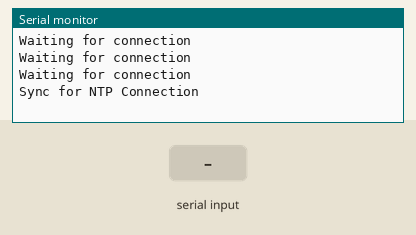
Bench run of a sketch on a simulated ESP8266 (NodeMCU). Parts: the last lines printed to the serial monitor. The inputs (shaded band) are chosen by the test bench. WiFi joins after 1.5 s; servers stay silent unless stated; uploads are accepted with an empty reply; the local clock reads 2024-03-15 10:24:30 at power-on unless the sketch sets it.

Above: at 2.9 s.
3.0 s: ";\n" received over Serial
At 4.5 s:
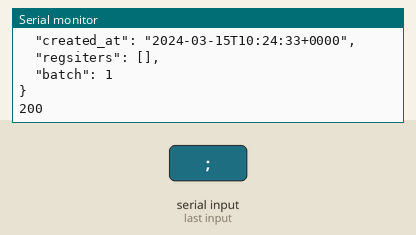
5.2 s: "1\n" received over Serial
At 6.16 s:
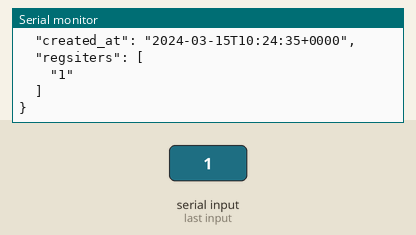

The sketch:

DataSender_HTTP_NTP_UART.ino
```cpp
#include <ESP8266WiFi.h>
#include <ESP8266HTTPClient.h>
#include <ArduinoJson.h>
#include <ezTime.h>
#include <SoftwareSerial.h>

//WiFi Credentials
String ssid = "HelioKraft";
String password = "64250897";

//Server URL
//String URL = "http://192.168.43.6:5000/postjson";
String URL = "http://ems.elliotsystemsonline.com:3008/api/DAL/RawData";

//Global Variables
String readString;

//Software Serial
SoftwareSerial espSerial(13,15); // RX, TX

//NTP Timezone
//Timezone myTZ;

void setup() {
  Serial.begin(9600);         //Serial connection
  espSerial.begin(9600);
  WiFi.begin(ssid, password);   //WiFi connection
  while (WiFi.status() != WL_CONNECTED) {
    //Wait for the WiFI connection completion
    delay(500);
    Serial.println("Waiting for connection");
  }
  Serial.println("Sync for NTP Connection");
  waitForSync(); //For NTP synchronization
  espSerial.print("A");
  //myTZ.setLocation("in");
}
int count = 0;
int batchCount = 1;

void loop() {
  if (WiFi.status() == WL_CONNECTED) { //Check WiFi connection status
    if (Serial.available()){
      StaticJsonBuffer<600> JSONbuffer;   //Declaring static JSON buffer
      JsonObject& JSONencoder = JSONbuffer.createObject();
      JSONencoder["bot_id"] = "EM_001";
      JSONencoder["created_at"] = UTC.dateTime(ISO8601);
      JsonArray& values = JSONencoder.createNestedArray("regsiters"); //JSON array
      while (Serial.available()) {
        delay(3);  //delay to allow buffer to fill
        if (Serial.available() >0) {
          char c = Serial.read();  //gets one byte from serial buffer
          if(c==','){
              Serial.println(readString);
              values.add(readString); //Add value to array
              readString = "";
          } else if(c=='\n' || c=='\r'){
              continue;
          }else if(c==';'){
              char JSONmessageBuffer[600];
              JSONencoder["batch"] = batchCount;
              JSONencoder.prettyPrintTo(JSONmessageBuffer, sizeof(JSONmessageBuffer));
              Serial.println(JSONmessageBuffer);
              readString = "";
              batchCount++;
              HTTPClient http;    //Declare object of class HTTPClient
              http.begin(URL);      //Specify request destination
              http.addHeader("Content-Type", "application/json");  //Specify content-type header
              int httpCode = http.POST(JSONmessageBuffer);   //Send the request
              String payload = http.getString();  //Get the response payload
              Serial.println(httpCode);   //Print HTTP return code
              Serial.println(payload);    //Print request response payload
              http.end();  //Close connection
              JsonArray& values = JSONencoder.createNestedArray("regsiters");
          }
          else {
          readString += c; //makes the string readString
          }
        }
      }
      if (readString.length() >0){
        Serial.println(readString);
        values.add(readString);
        char JSONmessageBuffer[600];
        JSONencoder.prettyPrintTo(JSONmessageBuffer, sizeof(JSONmessageBuffer));
        Serial.println(JSONmessageBuffer);
        readString = "";
        HTTPClient http;    //Declare object of class HTTPClient
        http.begin(URL);      //Specify request destination
        http.addHeader("Content-Type", "application/json");  //Specify content-type header
        int httpCode = http.POST(JSONmessageBuffer);   //Send the request
        String payload = http.getString();  //Get the response payload
        Serial.println(httpCode);   //Print HTTP return code
        Serial.println(payload);    //Print request response payload
        http.end();  //Close connection
        //batchCount++;
        //if(batchCount == 4){
        //    batchCount=1;
        //}
        batchCount=1;
      }
      //if (Serial.available()) {
      //  Serial.write(Serial.read());
      //}
    }
    espSerial.print("A");
    delay(1000);
  } else {
    Serial.println("Error in WiFi connection");
    delay(5000);  //Send a request every 30 seconds
  }
}
```

Measured:
- after the input at 3.0 s, the serial monitor: prints a new line after 0.71 s (image 1)
- after the input at 5.2 s, the serial monitor: prints a new line after 0.76 s (image 2)
